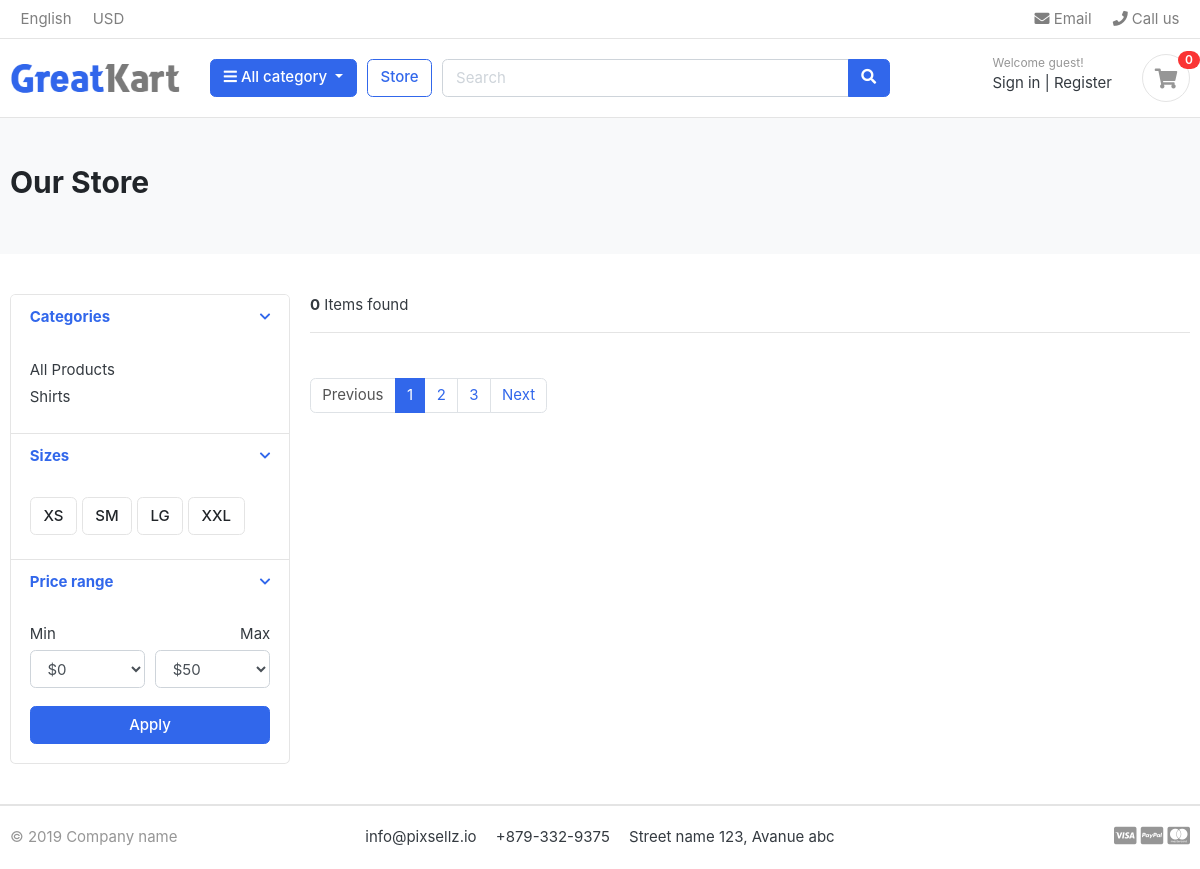
The app's page /store/, older data.
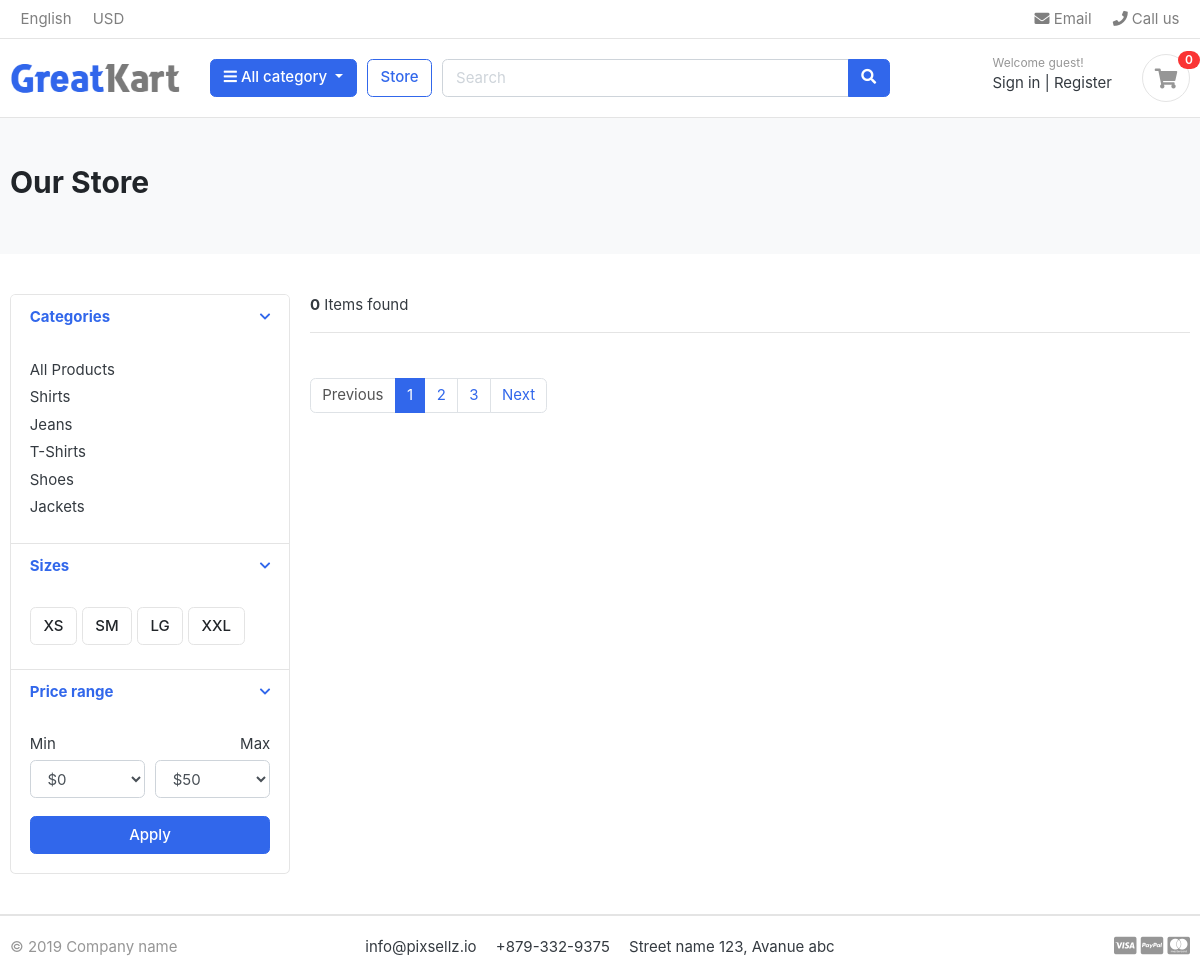
The same page, newer data.
### category/models.py (models this page shows, shortened)
class Category(models.Model):
    category_name = models.CharField(max_length=50, unique=True)
    slug = models.SlugField(max_length=100, unique=True)
    description = models.TextField(max_length=255, blank=True)
    cat_image = models.ImageField(upload_to='photos/categories/', blank=True)
    class Meta:
        verbose_name = 'category'
        verbose_name_plural = 'categories'
    def get_url(self):
        return reverse('products_by_category', args=[self.slug])

### store/views.py (the view)
# urls.py: path('store/', include('store.urls'), name="store"),
def store(request, category_slug=None):
    categories = None
    products = None
    if category_slug != None:
        categories = get_object_or_404(Category, slug=category_slug)
        products = Product.objects.filter(category=categories, is_available=True)
        product_count = products.count()
    else:
        products = Product.objects.all().filter(is_available=True)
        product_count = products.count()
    context = {
        'products': products,
        'product_count': product_count,
    }
    return render(request, 'store/store.html', context)

### category/context_processors.py (called while the page is built)
def menu_links(request):
    links = Category.objects.all()
    return dict(links=links)

### templates/store/store.html (shortened to what the changed rows need)
{% extends 'base.html' %}
{% load static %}
{% block content %}
<section class="section-pagetop bg">
    <div class="container">
        <h2 class="title-page">Our Store</h2>
    </div>
    </section>
    <section class="section-content padding-y">
    <div class="container">
    <div class="row">
        <aside class="col-md-3">
    <div class="card">
        <article class="filter-group">
            <div class="filter-content collapse show" id="collapse_1" style="">
                <div class="card-body">
                    <ul class="list-menu">
                        {% for category in links %}
                        <li><a href="{{ category.get_url }}">{{ category.category_name }}</a></li>
                        {% endfor %}
                    </ul>
                </div>
            </div>
        </article>
    </div>
        </aside>
    </div>
    </div>
    </section>
{% endblock %}

Row changes from the older to the newer data that the page shows:
added Category: category_name "Jeans"
added Category: category_name "T-Shirts"
added Category: category_name "Shoes"
added Category: category_name "Jackets"
